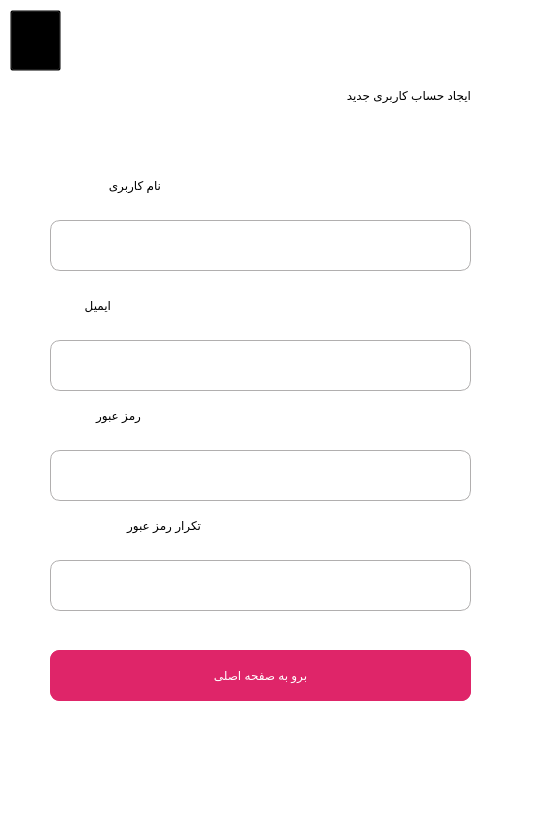
<?xml version="1.0" encoding="UTF-8"?>
<ui version="4.0">
 <class>loginUI</class>
 <widget class="QDialog" name="loginUI">
  <property name="geometry">
   <rect>
    <x>0</x>
    <y>0</y>
    <width>536</width>
    <height>834</height>
   </rect>
  </property>
  <property name="windowTitle">
   <string>Dialog</string>
  </property>
  <property name="styleSheet">
   <string notr="true">#loginUI{
	background-color: rgb(255, 255, 255);
}</string>
  </property>
  <widget class="QLabel" name="label">
   <property name="geometry">
    <rect>
     <x>40</x>
     <y>60</y>
     <width>431</width>
     <height>71</height>
    </rect>
   </property>
   <property name="styleSheet">
    <string notr="true">font: 28pt &quot;B narm&quot;;</string>
   </property>
   <property name="text">
    <string>ایجاد حساب کاربری جدید</string>
   </property>
  </widget>
  <widget class="QLabel" name="label_2">
   <property name="geometry">
    <rect>
     <x>50</x>
     <y>160</y>
     <width>111</width>
     <height>51</height>
    </rect>
   </property>
   <property name="styleSheet">
    <string notr="true">font: 15pt &quot;IRANSans&quot;;</string>
   </property>
   <property name="text">
    <string>نام کاربری</string>
   </property>
  </widget>
  <widget class="QLineEdit" name="username_input">
   <property name="geometry">
    <rect>
     <x>50</x>
     <y>220</y>
     <width>421</width>
     <height>51</height>
    </rect>
   </property>
   <property name="styleSheet">
    <string notr="true">#username_input{
border : 1px solid #b1afaf;
border-radius : 10%;
font: 18pt &quot;Century Gothic&quot;;
}
#username_input:focus{
border : 1px solid #df2569;
}</string>
   </property>
  </widget>
  <widget class="QLineEdit" name="email_input">
   <property name="geometry">
    <rect>
     <x>50</x>
     <y>340</y>
     <width>421</width>
     <height>51</height>
    </rect>
   </property>
   <property name="cursor">
    <cursorShape>IBeamCursor</cursorShape>
   </property>
   <property name="styleSheet">
    <string notr="true">#email_input{
border : 1px solid #b1afaf;
border-radius : 10%;
font: 18pt &quot;Century Gothic&quot;;
}
#email_input:focus{
border: 1px solid #df2569;
}</string>
   </property>
   <property name="echoMode">
    <enum>QLineEdit::Normal</enum>
   </property>
  </widget>
  <widget class="QLabel" name="label_3">
   <property name="geometry">
    <rect>
     <x>-20</x>
     <y>280</y>
     <width>131</width>
     <height>51</height>
    </rect>
   </property>
   <property name="styleSheet">
    <string notr="true">font: 15pt &quot;IRANSans&quot;;</string>
   </property>
   <property name="text">
    <string>ایمیل</string>
   </property>
  </widget>
  <widget class="QPushButton" name="rigister_btn">
   <property name="geometry">
    <rect>
     <x>280</x>
     <y>650</y>
     <width>191</width>
     <height>51</height>
    </rect>
   </property>
   <property name="cursor">
    <cursorShape>PointingHandCursor</cursorShape>
   </property>
   <property name="styleSheet">
    <string notr="true">#rigister_btn{
border-radius : 10%;
background-color: #df2569;
color : #fff;
font: 17pt &quot;IRANSans&quot;;
}</string>
   </property>
   <property name="text">
    <string>ثبت نام</string>
   </property>
  </widget>
  <widget class="QLabel" name="label_4">
   <property name="geometry">
    <rect>
     <x>10</x>
     <y>390</y>
     <width>131</width>
     <height>51</height>
    </rect>
   </property>
   <property name="styleSheet">
    <string notr="true">font: 15pt &quot;IRANSans&quot;;</string>
   </property>
   <property name="text">
    <string>رمز عبور</string>
   </property>
  </widget>
  <widget class="QLineEdit" name="pass_input">
   <property name="geometry">
    <rect>
     <x>50</x>
     <y>450</y>
     <width>421</width>
     <height>51</height>
    </rect>
   </property>
   <property name="cursor">
    <cursorShape>IBeamCursor</cursorShape>
   </property>
   <property name="styleSheet">
    <string notr="true">#pass_input{
border : 1px solid #b1afaf;
border-radius : 10%;
font: 18pt &quot;Century Gothic&quot;;
}
#pass_input:focus{
border: 1px solid #df2569;
}</string>
   </property>
   <property name="echoMode">
    <enum>QLineEdit::Password</enum>
   </property>
  </widget>
  <widget class="QLineEdit" name="repass_input">
   <property name="geometry">
    <rect>
     <x>50</x>
     <y>560</y>
     <width>421</width>
     <height>51</height>
    </rect>
   </property>
   <property name="cursor">
    <cursorShape>IBeamCursor</cursorShape>
   </property>
   <property name="styleSheet">
    <string notr="true">#repass_input{
border : 1px solid #b1afaf;
border-radius : 10%;
font: 18pt &quot;Century Gothic&quot;;
}
#repass_input:focus{
border: 1px solid #df2569;
}</string>
   </property>
   <property name="echoMode">
    <enum>QLineEdit::Password</enum>
   </property>
  </widget>
  <widget class="QLabel" name="label_5">
   <property name="geometry">
    <rect>
     <x>10</x>
     <y>500</y>
     <width>191</width>
     <height>51</height>
    </rect>
   </property>
   <property name="styleSheet">
    <string notr="true">font: 15pt &quot;IRANSans&quot;;</string>
   </property>
   <property name="text">
    <string>تکرار رمز عبور</string>
   </property>
  </widget>
  <widget class="QPushButton" name="clear_btn">
   <property name="geometry">
    <rect>
     <x>50</x>
     <y>650</y>
     <width>191</width>
     <height>51</height>
    </rect>
   </property>
   <property name="cursor">
    <cursorShape>PointingHandCursor</cursorShape>
   </property>
   <property name="styleSheet">
    <string notr="true">#clear_btn{
border-radius : 10%;
background-color: #fff;
color : #df2569;
font: 17pt &quot;IRANSans&quot;;
border : 1px solid #df2569
}</string>
   </property>
   <property name="text">
    <string>پاک کردن</string>
   </property>
  </widget>
  <widget class="QLabel" name="back_lbl">
   <property name="geometry">
    <rect>
     <x>10</x>
     <y>10</y>
     <width>51</width>
     <height>61</height>
    </rect>
   </property>
   <property name="styleSheet">
    <string notr="true">border-radius:10%</string>
   </property>
   <property name="text">
    <string/>
   </property>
   <property name="pixmap">
    <pixmap>../Tools/imgs/backIcon2.jpg</pixmap>
   </property>
  </widget>
  <widget class="QPushButton" name="back_btn">
   <property name="geometry">
    <rect>
     <x>10</x>
     <y>10</y>
     <width>51</width>
     <height>61</height>
    </rect>
   </property>
   <property name="cursor">
    <cursorShape>PointingHandCursor</cursorShape>
   </property>
   <property name="styleSheet">
    <string notr="true">background-color : transparent</string>
   </property>
   <property name="text">
    <string/>
   </property>
  </widget>
  <widget class="QLabel" name="wrongFields_lbl">
   <property name="geometry">
    <rect>
     <x>50</x>
     <y>730</y>
     <width>411</width>
     <height>61</height>
    </rect>
   </property>
   <property name="styleSheet">
    <string notr="true">border-radius:10%</string>
   </property>
   <property name="text">
    <string/>
   </property>
   <property name="pixmap">
    <pixmap>../Tools/imgs/wrongfeilds.jpg</pixmap>
   </property>
  </widget>
  <widget class="QLabel" name="okRigister_lbl">
   <property name="geometry">
    <rect>
     <x>50</x>
     <y>730</y>
     <width>411</width>
     <height>61</height>
    </rect>
   </property>
   <property name="styleSheet">
    <string notr="true">border-radius:10%</string>
   </property>
   <property name="text">
    <string/>
   </property>
   <property name="pixmap">
    <pixmap>../Tools/imgs/okRigister.jpg</pixmap>
   </property>
  </widget>
  <widget class="QLabel" name="wrongEmailUsed_lbl">
   <property name="geometry">
    <rect>
     <x>50</x>
     <y>730</y>
     <width>411</width>
     <height>61</height>
    </rect>
   </property>
   <property name="styleSheet">
    <string notr="true">border-radius:10%</string>
   </property>
   <property name="text">
    <string/>
   </property>
   <property name="pixmap">
    <pixmap>../Tools/imgs/WrongEmailUsed.jpg</pixmap>
   </property>
  </widget>
  <widget class="QLabel" name="wrongRePass_lbl">
   <property name="geometry">
    <rect>
     <x>50</x>
     <y>730</y>
     <width>411</width>
     <height>61</height>
    </rect>
   </property>
   <property name="styleSheet">
    <string notr="true">border-radius:10%</string>
   </property>
   <property name="text">
    <string/>
   </property>
   <property name="pixmap">
    <pixmap>../Tools/imgs/wrongRePass.jpg</pixmap>
   </property>
  </widget>
  <widget class="QLabel" name="wrongPersianChar_lbl">
   <property name="geometry">
    <rect>
     <x>50</x>
     <y>730</y>
     <width>411</width>
     <height>61</height>
    </rect>
   </property>
   <property name="styleSheet">
    <string notr="true">border-radius:10%</string>
   </property>
   <property name="text">
    <string/>
   </property>
   <property name="pixmap">
    <pixmap>../Tools/imgs/wrongPersianChar.jpg</pixmap>
   </property>
  </widget>
  <widget class="QPushButton" name="goToHome_btn">
   <property name="geometry">
    <rect>
     <x>50</x>
     <y>650</y>
     <width>421</width>
     <height>51</height>
    </rect>
   </property>
   <property name="cursor">
    <cursorShape>PointingHandCursor</cursorShape>
   </property>
   <property name="styleSheet">
    <string notr="true">#goToHome_btn{
border-radius : 10%;
background-color: #df2569;
color : #fff;
font: 17pt &quot;IRANSans&quot;;
}</string>
   </property>
   <property name="text">
    <string>برو به صفحه اصلی</string>
   </property>
  </widget>
 </widget>
 <resources/>
 <connections/>
</ui>
